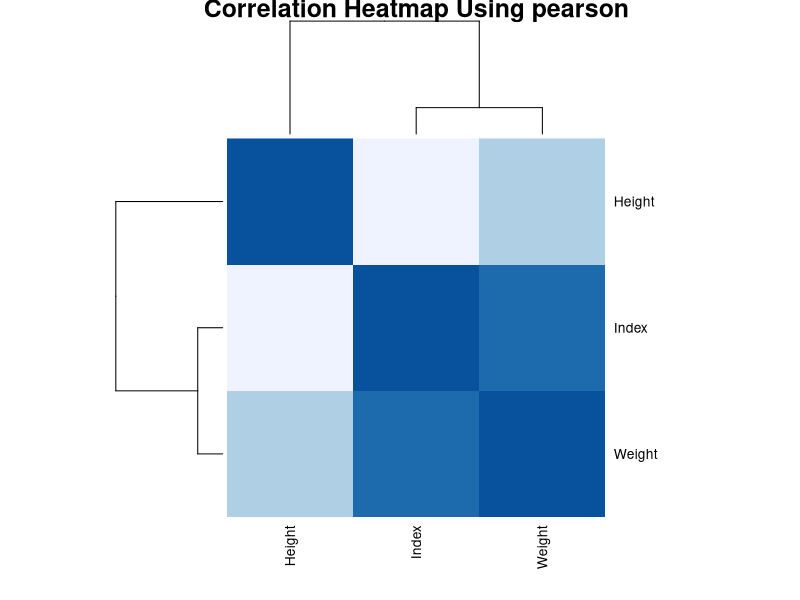

This figure's R source:
data <- read.csv("preprocessed_demo_bmi.csv", header = TRUE)
data_numeric <- data[, sapply(data, is.numeric)]
correlation_matrix <- cor(data_numeric, method = "pearson")
heatmap(correlation_matrix,
        col = colorRampPalette(c("#EFF3FF", "#BDD7E7", "#6BAED6", "#3182BD", "#08519C"))(100),
        scale = "none",
        symm = TRUE,
        main = "Correlation Heatmap Using pearson",
        cex.axis = 0.8,
        cex.lab = 0.8,
        cexRow = 1,
        cexCol = 1)
